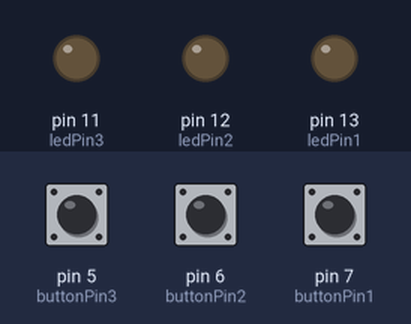
Bench run of a sketch on a simulated Arduino Uno, built with avr-gcc and run on an emulated ATmega328P. On the bench: output pins drawn as LEDs (lit = HIGH). Inputs (shaded band) come from the test bench; at power-on: pin 5 (buttonPin3) HIGH, pin 6 (buttonPin2) HIGH, pin 7 (buttonPin1) HIGH.

Above: at 1.2 s.
1.3 s: pin 5 (buttonPin3) pulled LOW for 0.15 s
At 1.37 s:
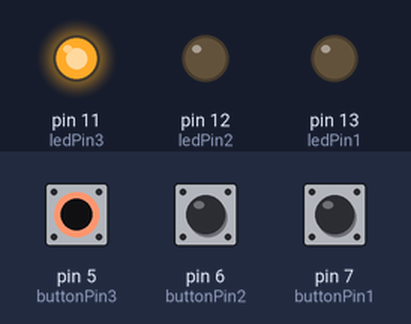
2.9 s: pin 6 (buttonPin2) pulled LOW for 0.15 s
At 2.97 s:
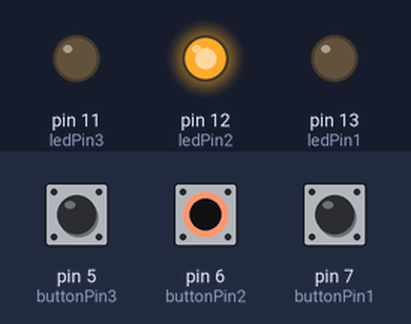
4.5 s: pin 7 (buttonPin1) pulled LOW for 0.15 s
At 4.57 s:
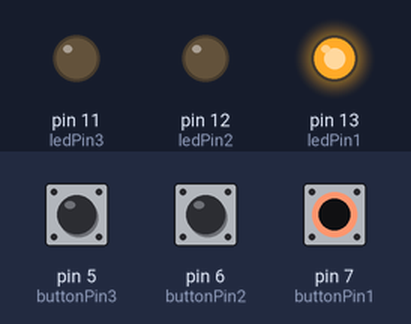
6.1 s: pin 7 (buttonPin1) pulled LOW for 3.2 s
At 10.1 s:
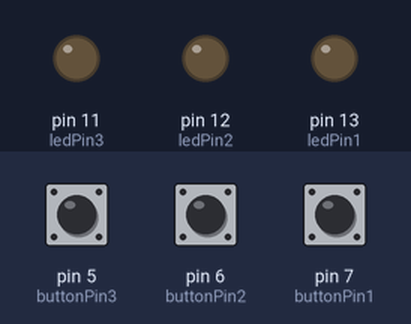
10.8 s: pin 5 (buttonPin3) pulled LOW for 3.2 s
At 11.3 s:
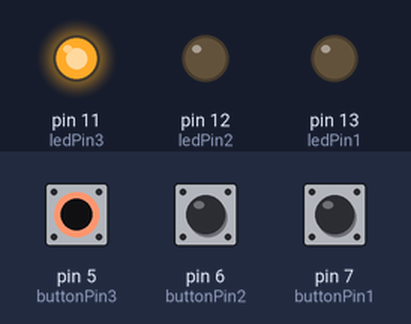
15.5 s: pin 5 (buttonPin3) driven LOW and pin 6 (buttonPin2) driven LOW
At 16.0 s:
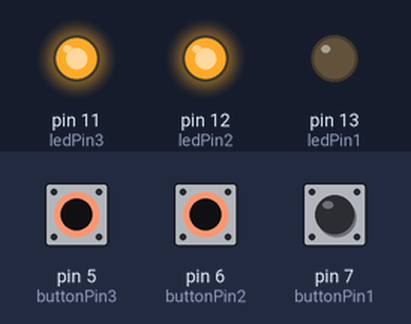
Timing chart, 0 to 18.0 s (numbered marks = the images above; inputs shaded):
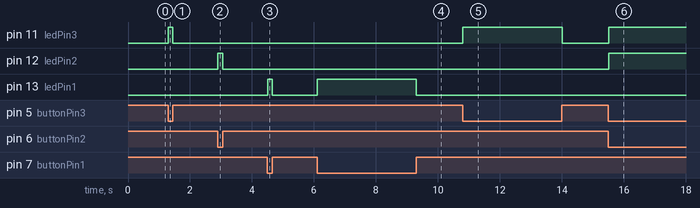

The sketch:

InputsDigitals.ino
```cpp
// Definimos los pines para los LEDs
const int ledPin1 = 13;
const int ledPin2 = 12;
const int ledPin3 = 11;

// Definimos los pines para los botones
const int buttonPin1 = 7;
const int buttonPin2 = 6;
const int buttonPin3 = 5;

void setup() {
  // Configuramos los pines de los LEDs como salida
  pinMode(ledPin1, OUTPUT);
  pinMode(ledPin2, OUTPUT);
  pinMode(ledPin3, OUTPUT);

  // Configuramos los pines de los botones como entrada con resistencia pull-up
  pinMode(buttonPin1, INPUT_PULLUP);
  pinMode(buttonPin2, INPUT_PULLUP);
  pinMode(buttonPin3, INPUT_PULLUP);
}

void loop() {
  // Verificamos si se presionó el primer botón y encendemos o apagamos el primer LED
  if (digitalRead(buttonPin1) == LOW) {
    digitalWrite(ledPin1, HIGH); // Encendemos el LED
  } else {
    digitalWrite(ledPin1, LOW); // Apagamos el LED
  }

  // Verificamos si se presionó el segundo botón y encendemos o apagamos el segundo LED
  if (digitalRead(buttonPin2) == LOW) {
    digitalWrite(ledPin2, HIGH); // Encendemos el LED
  } else {
    digitalWrite(ledPin2, LOW); // Apagamos el LED
  }

  // Verificamos si se presionó el tercer botón y encendemos o apagamos el tercer LED
  if (digitalRead(buttonPin3) == LOW) {
    digitalWrite(ledPin3, HIGH); // Encendemos el LED
  } else {
    digitalWrite(ledPin3, LOW); // Apagamos el LED
  }
}
```

Measured:
- after the input at 1.3 s, pin 11 (ledPin3): LOW → HIGH at once, → LOW 0.15 s later
- after the input at 2.9 s, pin 12 (ledPin2): LOW → HIGH at once, → LOW 0.15 s later
- after the input at 4.5 s, pin 13 (ledPin1): LOW → HIGH at once, → LOW 0.15 s later
- after the input at 6.1 s, pin 13 (ledPin1): LOW → HIGH at once, → LOW 3.2 s later
- after the input at 10.8 s, pin 11 (ledPin3): LOW → HIGH at once, → LOW 3.2 s later
- after the input at 15.5 s, pin 11 (ledPin3), pin 12 (ledPin2): LOW → HIGH at once
